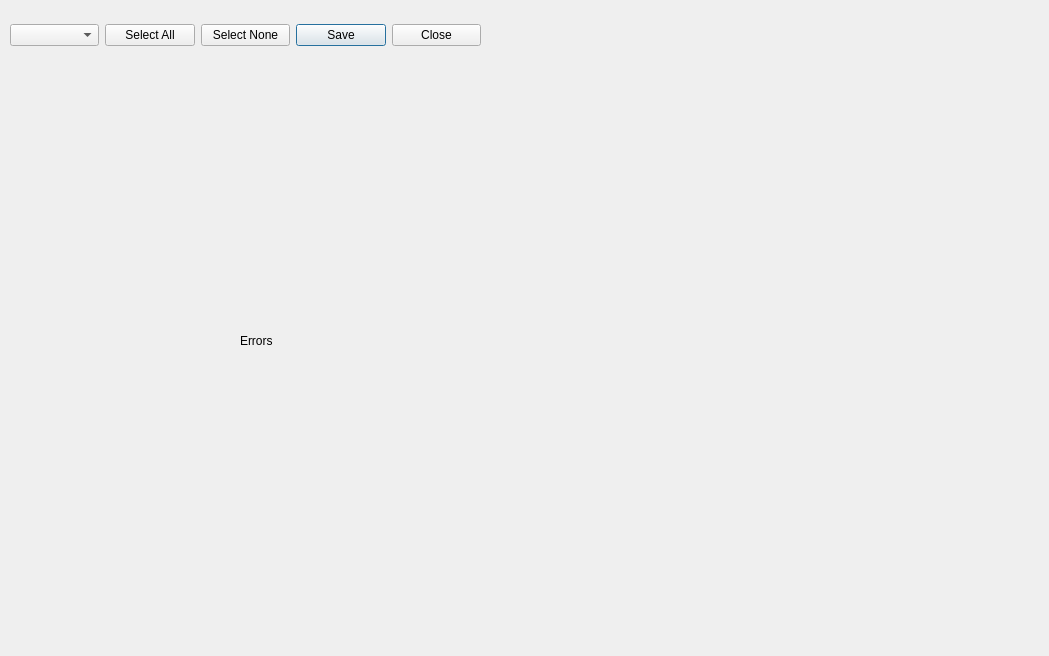
<?xml version="1.0" encoding="UTF-8"?>
<ui version="4.0">
 <class>saveDialog</class>
 <widget class="QDialog" name="saveDialog">
  <property name="geometry">
   <rect>
    <x>0</x>
    <y>0</y>
    <width>1049</width>
    <height>656</height>
   </rect>
  </property>
  <property name="windowTitle">
   <string>Save fitted and analyzed data</string>
  </property>
  <widget class="QWidget" name="gridLayoutWidget">
   <property name="geometry">
    <rect>
     <x>10</x>
     <y>20</y>
     <width>471</width>
     <height>31</height>
    </rect>
   </property>
   <layout class="QGridLayout" name="gridLayout">
    <item row="0" column="0">
     <widget class="QComboBox" name="fitTypeCombo"/>
    </item>
    <item row="0" column="3">
     <widget class="QPushButton" name="saveButton">
      <property name="text">
       <string>Save</string>
      </property>
     </widget>
    </item>
    <item row="0" column="2">
     <widget class="QPushButton" name="selectNoneButton">
      <property name="text">
       <string>Select None</string>
      </property>
     </widget>
    </item>
    <item row="0" column="1">
     <widget class="QPushButton" name="selectAllButton">
      <property name="text">
       <string>Select All</string>
      </property>
     </widget>
    </item>
    <item row="0" column="4">
     <widget class="QPushButton" name="cancelButton">
      <property name="text">
       <string>Close</string>
      </property>
     </widget>
    </item>
   </layout>
  </widget>
  <widget class="QWidget" name="gridLayoutWidget_2">
   <property name="geometry">
    <rect>
     <x>10</x>
     <y>70</y>
     <width>191</width>
     <height>551</height>
    </rect>
   </property>
   <layout class="QGridLayout" name="cbgrid"/>
  </widget>
  <widget class="QLabel" name="errorLabel">
   <property name="geometry">
    <rect>
     <x>240</x>
     <y>70</y>
     <width>751</width>
     <height>541</height>
    </rect>
   </property>
   <property name="text">
    <string>Errors</string>
   </property>
  </widget>
 </widget>
 <resources/>
 <connections>
  <connection>
   <sender>fitTypeCombo</sender>
   <signal>currentIndexChanged(QString)</signal>
   <receiver>saveDialog</receiver>
   <slot>handleFitTypeChanged()</slot>
   <hints>
    <hint type="sourcelabel">
     <x>77</x>
     <y>37</y>
    </hint>
    <hint type="destinationlabel">
     <x>27</x>
     <y>40</y>
    </hint>
   </hints>
  </connection>
  <connection>
   <sender>selectAllButton</sender>
   <signal>clicked()</signal>
   <receiver>saveDialog</receiver>
   <slot>handleSelectAll()</slot>
   <hints>
    <hint type="sourcelabel">
     <x>194</x>
     <y>26</y>
    </hint>
    <hint type="destinationlabel">
     <x>568</x>
     <y>21</y>
    </hint>
   </hints>
  </connection>
  <connection>
   <sender>selectNoneButton</sender>
   <signal>clicked()</signal>
   <receiver>saveDialog</receiver>
   <slot>handleSelectNone()</slot>
   <hints>
    <hint type="sourcelabel">
     <x>266</x>
     <y>31</y>
    </hint>
    <hint type="destinationlabel">
     <x>608</x>
     <y>47</y>
    </hint>
   </hints>
  </connection>
  <connection>
   <sender>cancelButton</sender>
   <signal>clicked()</signal>
   <receiver>saveDialog</receiver>
   <slot>accept()</slot>
   <hints>
    <hint type="sourcelabel">
     <x>423</x>
     <y>37</y>
    </hint>
    <hint type="destinationlabel">
     <x>477</x>
     <y>549</y>
    </hint>
   </hints>
  </connection>
  <connection>
   <sender>saveButton</sender>
   <signal>clicked()</signal>
   <receiver>saveDialog</receiver>
   <slot>handleSave()</slot>
   <hints>
    <hint type="sourcelabel">
     <x>334</x>
     <y>28</y>
    </hint>
    <hint type="destinationlabel">
     <x>494</x>
     <y>610</y>
    </hint>
   </hints>
  </connection>
 </connections>
 <slots>
  <slot>handleFitTypeChanged()</slot>
  <slot>handleSelectAll()</slot>
  <slot>handleSelectNone()</slot>
  <slot>handleSave()</slot>
 </slots>
</ui>
